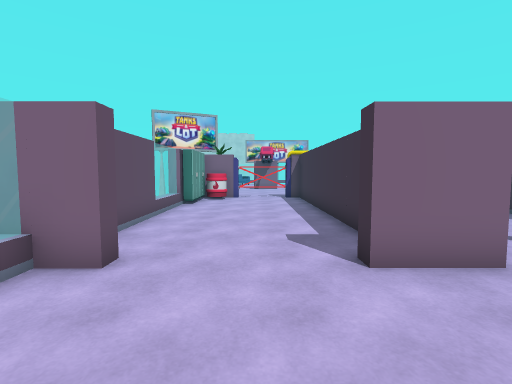
[1] (above)

13 first-person views from a walk through a scene from a Unity 3-D project. The camera is 1.4 m above the floor, tilts 4° down and sees 85° across. Doors are open. The floor is counted in squares, 1 m on a side. Each view is taken from the middle of a square. On the plan, view 1 faces up. The plan holds only what a view shows up to about 14 squares ahead; the rest is blank. The place goes on beyond the plan. The player is left out. Some animated figures are left out. Some surface patterns are stand-ins.

[2]
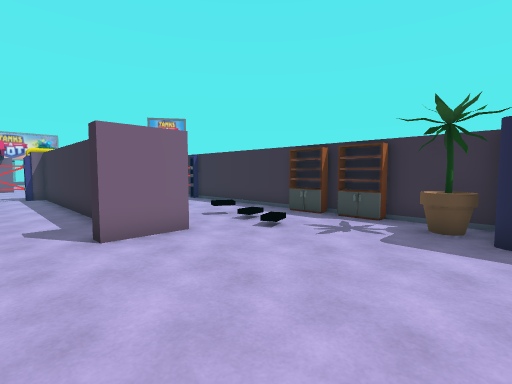

[3]
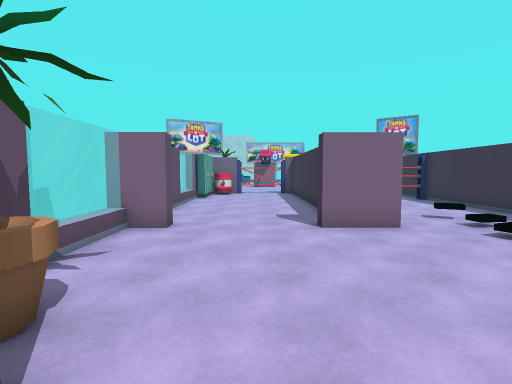

[4]
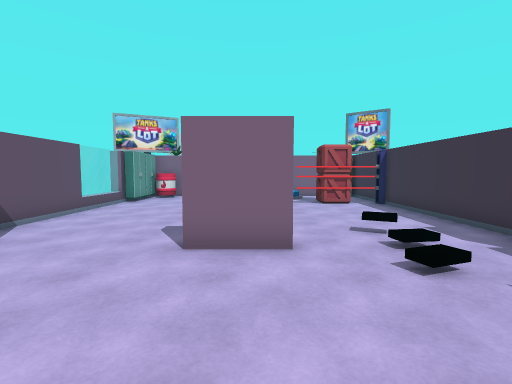

[5]
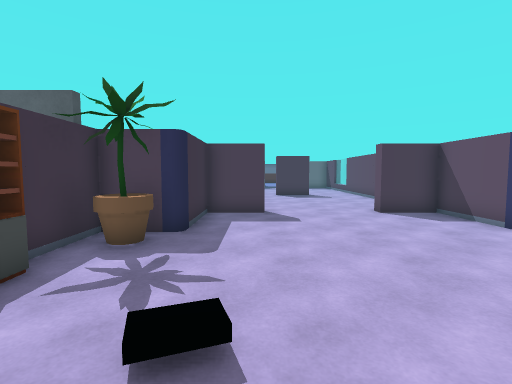

[6]
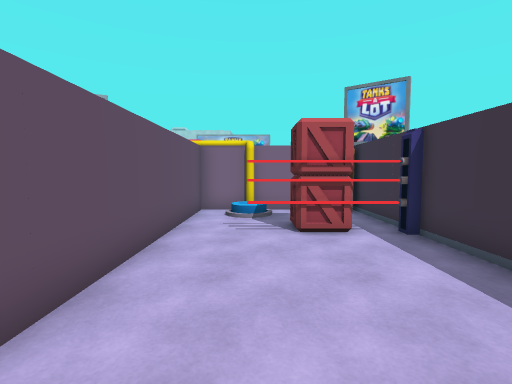

[7]
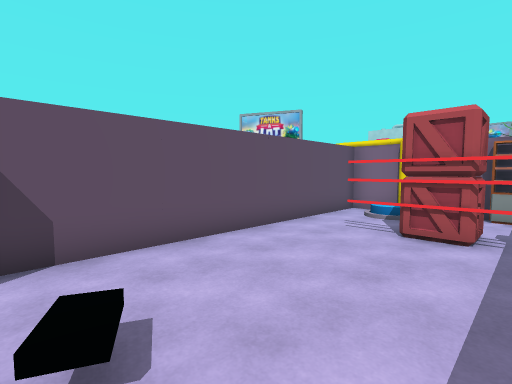

[8]
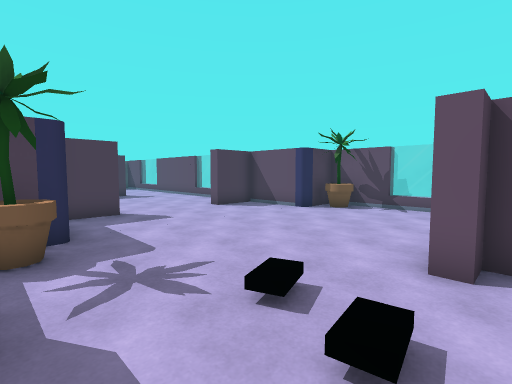

[9]
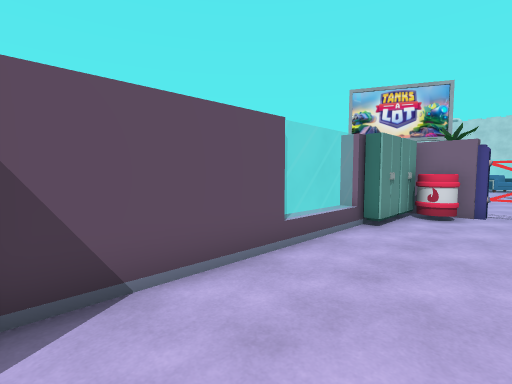

[10]
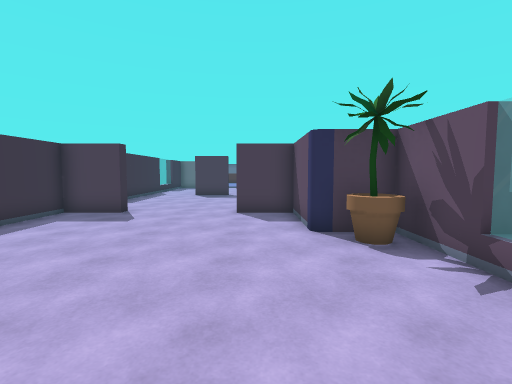

[11]
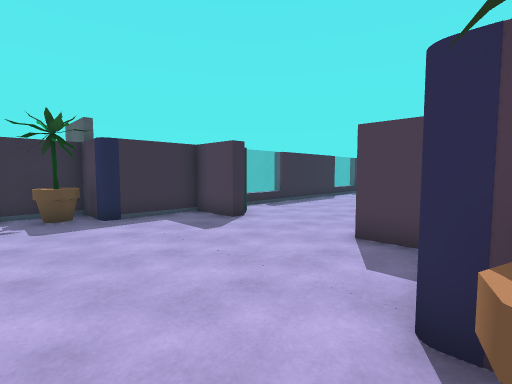

[12]
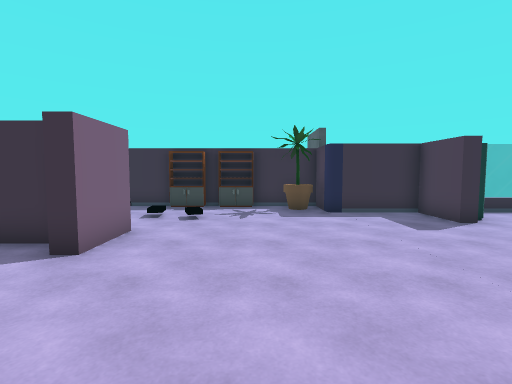

[13]
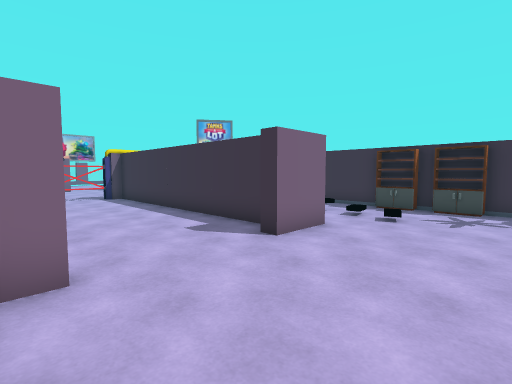

### Floor plan
Key: @ floor where view 1 was taken; # wall or solid block; x gap in a wall; . floor; / step, stairs or slope; = window, fence, low wall or low ledge; O other object.
Columns run from 4 left of view 1 to 9 right of it. Each row starts with its distance up from view 1.
 16  ##x..#######
 15  #O....#./.###
 14  #O....#/O...#
 13  #.....#...O.#
 12 ##.....#..OO.#
 11 =......#.#..##
 10 =......#.....#
  9 #......#.....#
  8 #......#.....#
  7 #......#.....#
  6 #......#.....#
  5 #......#.....#
  4 ##....##..O..#
  3 =............#
  2 =............#
  1 #............#
  0 #.O.@.......O#
 -1  OO........OO#
 -2  ##........###
 -3   #........#
 -4   #........#
 -5   ###....###
 -6     .......#
 -7     .......=
 -8     .......=
 -9     .......=

Positions as (right, up) in squares from view 1, and headings:
1: (0, 0), facing up
2: (0, -2), facing up-right
3: (0, -3), facing up
4: (3, -1), facing up
5: (5, 5), facing down
6: (5, 5), facing up
7: (8, 5), facing up-left
8: (8, 5), facing down-left
9: (0, 5), facing up-left
10: (0, 5), facing down
11: (-2, 1), facing down-right
12: (-3, 1), facing right
13: (-3, 0), facing up-right
